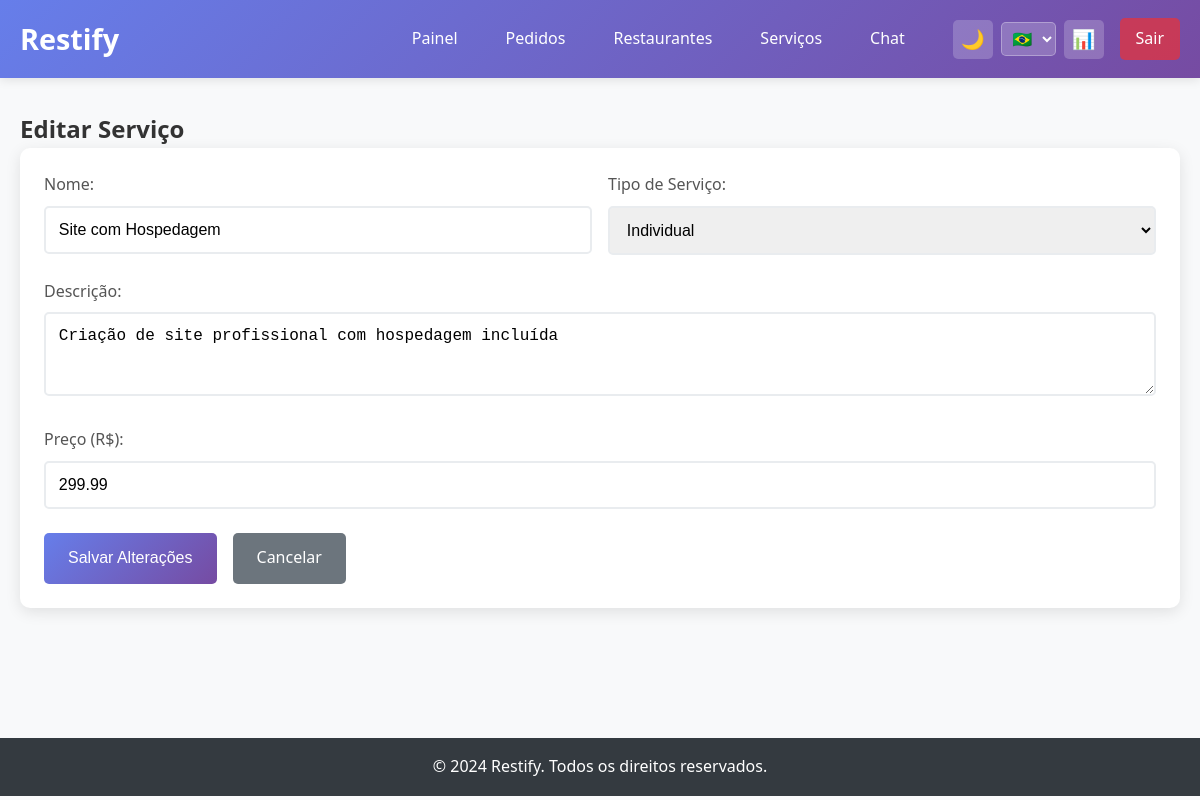
/public/admin/services/edit/1 (signed in), run on the app's committed database.
### tables this page shows
CREATE TABLE services (
    id INTEGER PRIMARY KEY AUTOINCREMENT,
    name TEXT NOT NULL,
    description TEXT,
    price REAL NOT NULL,
    type TEXT DEFAULT 'individual' CHECK(type IN ('individual', 'package'))
);

### app/controllers/AdminController.php (called while the page is built, shortened)
<?php
class AdminController {
    private $serviceRepo;
    public function __construct() {
        $this->serviceRepo = new ServiceRepository();
    }
    public function editService($id) {
        $service = $this->serviceRepo->findById($id);
        include '../app/views/admin/edit-service.php';
    }
}
?>

### config/i18n.php (called while the page is built, shortened)
<?php
class I18n {
    private static $language = 'pt';
    private static $translations = [];
    public static function init($lang = 'pt') {
        self::$language = $lang;
    }
    private static function loadTranslations() {
        $file = __DIR__ . "/../lang/" . self::$language . ".php";
        if (file_exists($file)) {
            self::$translations = include $file;
        }
    }
    public static function t($key, $params = []) {
        $text = self::$translations[$key] ?? $key;
        return $text;
    }
}
function t($key, $params = []) {
    return I18n::t($key, $params);
}
?>

### config/autoload.php (called while the page is built, shortened)
<?php
spl_autoload_register(function ($class) {
    $basePath = dirname(__DIR__);
    $paths = [
        $basePath . '/app/controllers/',
        $basePath . '/app/models/',
        $basePath . '/app/services/',
        $basePath . '/app/repositories/',
        $basePath . '/config/'
    ];
    foreach ($paths as $path) {
        $file = $path . $class . '.php';
        if (file_exists($file)) {
            return;
        }
    }
});
?>

### config/database.php (called while the page is built, shortened)
<?php
class Database {
    private static $instance = null;
    private $conn;
    private $db_path;
    private function __construct() {
        $this->db_path = __DIR__ . '/../database/restify.db';
    }
    public static function getInstance() {
        if (self::$instance === null) {
            self::$instance = new self();
        }
        return self::$instance;
    }
    public function connect() {
        if ($this->conn === null) {
            try {
                $this->conn = new PDO("sqlite:" . $this->db_path);
                $this->conn->setAttribute(PDO::ATTR_ERRMODE, PDO::ERRMODE_EXCEPTION);
            } catch(PDOException $e) {
                throw new Exception("Erro de conexão: " . $e->getMessage());
            }
        }
        return $this->conn;
    }
    private function createTables() {
        $sql = file_get_contents(__DIR__ . '/../database/schema.sql');
        $this->conn->exec($sql);
    }
}
?>

### app/repositories/ServiceRepository.php (called while the page is built, shortened)
<?php
class ServiceRepository {
    private $db;
    public function __construct() {
        $database = Database::getInstance();
        $this->db = $database->connect();
    }
    public function findById($id) {
        $query = "SELECT * FROM services WHERE id = :id";
        $stmt = $this->db->prepare($query);
        $stmt->bindParam(':id', $id);
        $stmt->execute();
        $data = $stmt->fetch(PDO::FETCH_ASSOC);
        return $data ? new Service($data) : null;
    }
}
?>

### app/models/Service.php (called while the page is built, shortened)
<?php
class Service {
    public function __construct($data = []) {
        if (!empty($data)) {
            $this->name = $data['name'] ?? '';
            $this->description = $data['description'] ?? '';
            $this->price = $data['price'] ?? 0;
            $this->type = $data['type'] ?? 'individual';
        }
    }
}
?>

### app/views/admin/edit-service.php (the view, shortened to what this page needs)
<?php include __DIR__ . '/../layout/header.php'; ?>
<h2><?= t('edit_service') ?></h2>
<div class="card">
    <form method="POST" action="<?= BASE_URL ?>/admin/services" data-validate>
        <div style="display: grid; grid-template-columns: 1fr 1fr; gap: 1rem;">
            <div class="form-group">
                <label class="form-label"><?= t('name') ?>:</label>
                <input type="text" name="name" class="form-control"
                       value="<?= htmlspecialchars($service->name) ?>" required>
            </div>
            <div class="form-group">
                <label class="form-label"><?= t('service_type') ?>:</label>
                <select name="type" class="form-control" required>
                    <option value="individual" <?= $service->type === 'individual' ? 'selected' : '' ?>><?= t('individual') ?></option>
                </select>
            </div>
        </div>
        <div class="form-group">
            <label class="form-label"><?= t('description') ?>:</label>
            <textarea name="description" class="form-control" rows="3" required><?= htmlspecialchars($service->description) ?></textarea>
        </div>
        <div class="form-group">
            <label class="form-label"><?= t('price') ?> (R$):</label>
            <input type="number" name="price" class="form-control" step="0.01" min="0"
                   value="<?= $service->price ?>" required>
        </div>
        <div style="display: flex; gap: 1rem;">
            <button type="submit" class="btn btn-primary"><?= t('save_changes') ?></button>
            <a href="<?= BASE_URL ?>/admin/services" class="btn btn-secondary"><?= t('cancel') ?></a>
        </div>
    </form>
</div>
<?php include __DIR__ . '/../layout/footer.php'; ?>

### public/css/style.css (style rules this page uses)
* { margin: 0; padding: 0; box-sizing: border-box; }
body { font-family: 'Segoe UI', Tahoma, Geneva, Verdana, sans-serif; line-height: 1.6; color: #333; background-color: #f8f9fa; transition: background-color 0.3s, color 0.3s; }
.card { background: white; border-radius: 10px; box-shadow: 0 4px 15px rgba(0,0,0,0.1); padding: 1.5rem; margin-bottom: 1.5rem; transition: transform 0.3s, box-shadow 0.3s, background-color 0.3s, color 0.3s; }
.btn { display: inline-block; padding: 0.8rem 1.5rem; border: none; border-radius: 5px; text-decoration: none; text-align: center; cursor: pointer; transition: all 0.3s; font-size: 1rem; font-weight: 500; }
.btn-primary { background: linear-gradient(135deg, #667eea 0%, #764ba2 100%); color: white; }
.btn-secondary { background: #6c757d; color: white; }
.form-group { margin-bottom: 1.5rem; }
.form-label { display: block; margin-bottom: 0.5rem; font-weight: 500; color: #555; }
.form-control { width: 100%; padding: 0.8rem; border: 2px solid #e9ecef; border-radius: 5px; font-size: 1rem; transition: border-color 0.3s; }

### data on the page
services: name "Site com Hospedagem", type "Individual", description "Criação de site profissional com hospedagem incluída", price "299.99"

### other printed values
t('dashboard') "Painel"
t('orders') "Pedidos"
t('restaurants') "Restaurantes"
t('services') "Serviços"
t('chat') "Chat"
t('logout') "Sair"
t('edit_service') "Editar Serviço"
t('name') "Nome"
t('service_type') "Tipo de Serviço"
t('description') "Descrição"
t('price') "Preço"
t('save_changes') "Salvar Alterações"
t('cancel') "Cancelar"
t('all_rights_reserved') "Todos os direitos reservados."
